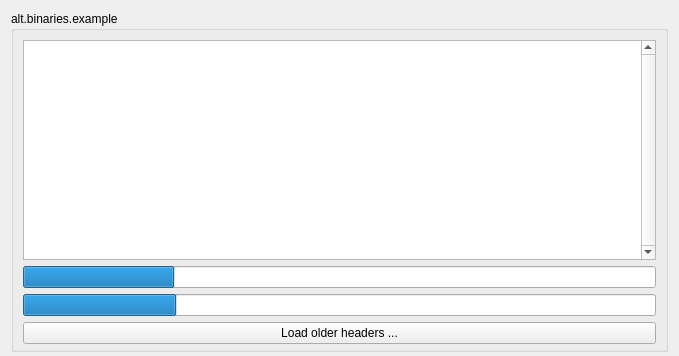
<?xml version="1.0" encoding="UTF-8"?>
<ui version="4.0">
 <class>NewsGroup</class>
 <widget class="QWidget" name="NewsGroup">
  <property name="geometry">
   <rect>
    <x>0</x>
    <y>0</y>
    <width>679</width>
    <height>356</height>
   </rect>
  </property>
  <property name="windowTitle">
   <string>alt.binaries.example</string>
  </property>
  <property name="windowIcon">
   <iconset resource="resource.qrc">
    <normaloff>:/resource/16x16_ico_png/ico_news.png</normaloff>:/resource/16x16_ico_png/ico_news.png</iconset>
  </property>
  <layout class="QGridLayout" name="gridLayout_5">
   <property name="bottomMargin">
    <number>4</number>
   </property>
   <item row="0" column="0">
    <widget class="QGroupBox" name="grpView">
     <property name="title">
      <string>alt.binaries.example</string>
     </property>
     <property name="flat">
      <bool>false</bool>
     </property>
     <layout class="QGridLayout" name="gridLayout_4">
      <property name="bottomMargin">
       <number>5</number>
      </property>
      <item row="3" column="0">
       <widget class="QPushButton" name="btnLoadMore">
        <property name="text">
         <string>Load older headers ...</string>
        </property>
       </widget>
      </item>
      <item row="0" column="0">
       <widget class="QTableView" name="tableView">
        <property name="contextMenuPolicy">
         <enum>Qt::CustomContextMenu</enum>
        </property>
        <property name="verticalScrollBarPolicy">
         <enum>Qt::ScrollBarAlwaysOn</enum>
        </property>
        <property name="horizontalScrollBarPolicy">
         <enum>Qt::ScrollBarAsNeeded</enum>
        </property>
        <property name="tabKeyNavigation">
         <bool>false</bool>
        </property>
        <property name="selectionMode">
         <enum>QAbstractItemView::ExtendedSelection</enum>
        </property>
        <property name="selectionBehavior">
         <enum>QAbstractItemView::SelectRows</enum>
        </property>
        <property name="showGrid">
         <bool>false</bool>
        </property>
        <property name="gridStyle">
         <enum>Qt::SolidLine</enum>
        </property>
        <property name="sortingEnabled">
         <bool>true</bool>
        </property>
        <attribute name="horizontalHeaderMinimumSectionSize">
         <number>0</number>
        </attribute>
        <attribute name="horizontalHeaderShowSortIndicator" stdset="0">
         <bool>true</bool>
        </attribute>
        <attribute name="horizontalHeaderStretchLastSection">
         <bool>true</bool>
        </attribute>
        <attribute name="verticalHeaderVisible">
         <bool>false</bool>
        </attribute>
        <attribute name="verticalHeaderDefaultSectionSize">
         <number>16</number>
        </attribute>
        <attribute name="verticalHeaderMinimumSectionSize">
         <number>16</number>
        </attribute>
       </widget>
      </item>
      <item row="2" column="0">
       <widget class="QProgressBar" name="progressBar">
        <property name="maximum">
         <number>99</number>
        </property>
        <property name="value">
         <number>24</number>
        </property>
        <property name="textVisible">
         <bool>false</bool>
        </property>
       </widget>
      </item>
      <item row="1" column="0">
       <widget class="QProgressBar" name="loader">
        <property name="value">
         <number>24</number>
        </property>
        <property name="textVisible">
         <bool>false</bool>
        </property>
       </widget>
      </item>
     </layout>
    </widget>
   </item>
  </layout>
  <action name="actionRefresh">
   <property name="icon">
    <iconset resource="resource.qrc">
     <normaloff>:/resource/16x16_ico_png/ico_refresh.png</normaloff>:/resource/16x16_ico_png/ico_refresh.png</iconset>
   </property>
   <property name="text">
    <string>Refresh</string>
   </property>
   <property name="toolTip">
    <string>Refresh</string>
   </property>
  </action>
  <action name="actionFilter">
   <property name="icon">
    <iconset resource="resource.qrc">
     <normaloff>:/resource/16x16_ico_png/ico_filter.png</normaloff>:/resource/16x16_ico_png/ico_filter.png</iconset>
   </property>
   <property name="text">
    <string>Filter</string>
   </property>
  </action>
  <action name="actionStop">
   <property name="icon">
    <iconset resource="resource.qrc">
     <normaloff>:/resource/16x16_ico_png/ico_stop.png</normaloff>:/resource/16x16_ico_png/ico_stop.png</iconset>
   </property>
   <property name="text">
    <string>Stop</string>
   </property>
  </action>
  <action name="actionDownload">
   <property name="icon">
    <iconset resource="resource.qrc">
     <normaloff>:/resource/16x16_ico_png/ico_download.png</normaloff>:/resource/16x16_ico_png/ico_download.png</iconset>
   </property>
   <property name="text">
    <string>Download</string>
   </property>
  </action>
 </widget>
 <tabstops>
  <tabstop>tableView</tabstop>
 </tabstops>
 <resources>
  <include location="resource.qrc"/>
 </resources>
 <connections/>
</ui>
